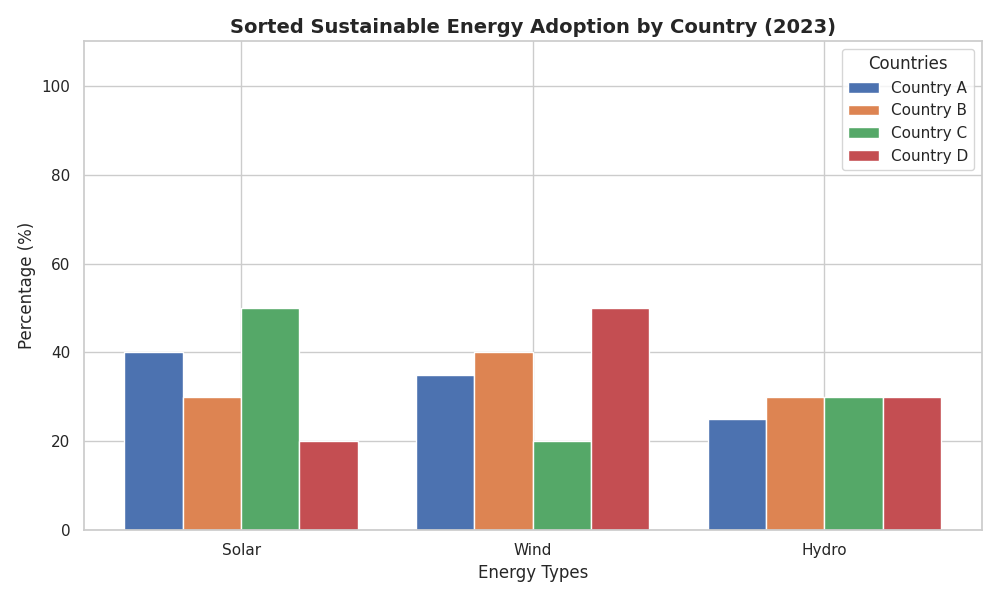

Reproduce this figure in Python.
import matplotlib.pyplot as plt
import numpy as np

# Data setup
countries = ['Country A', 'Country B', 'Country C', 'Country D']
energy_types = ['Solar', 'Wind', 'Hydro']
percentage_distributions = np.array([
    [40, 35, 25],  # Country A
    [30, 40, 30],  # Country B
    [50, 20, 30],  # Country C
    [20, 50, 30]   # Country D
])

# Calculate total energy distribution per country
total_distribution = percentage_distributions.sum(axis=1)

# Sort countries by total energy distribution
sorted_indices = np.argsort(total_distribution)
sorted_countries = [countries[i] for i in sorted_indices]
sorted_distribution = percentage_distributions[sorted_indices]

# Plot parameters
x_positions = np.arange(len(energy_types))
colors = ['#ff9999', '#66b3ff', '#99ff99']

fig, ax = plt.subplots(figsize=(10, 6))
for i in range(len(sorted_countries)):
    ax.bar(x_positions + (i * 0.2), sorted_distribution[i], width=0.2, label=sorted_countries[i])

ax.set_title('Sorted Sustainable Energy Adoption by Country (2023)', fontsize=14, fontweight='bold')
ax.set_xlabel('Energy Types')
ax.set_ylabel('Percentage (%)')
ax.set_xticks(x_positions + 0.3)
ax.set_xticklabels(energy_types)
ax.set_ylim(0, max(total_distribution) + 10)

ax.legend(title='Countries')

plt.tight_layout()
plt.show()
